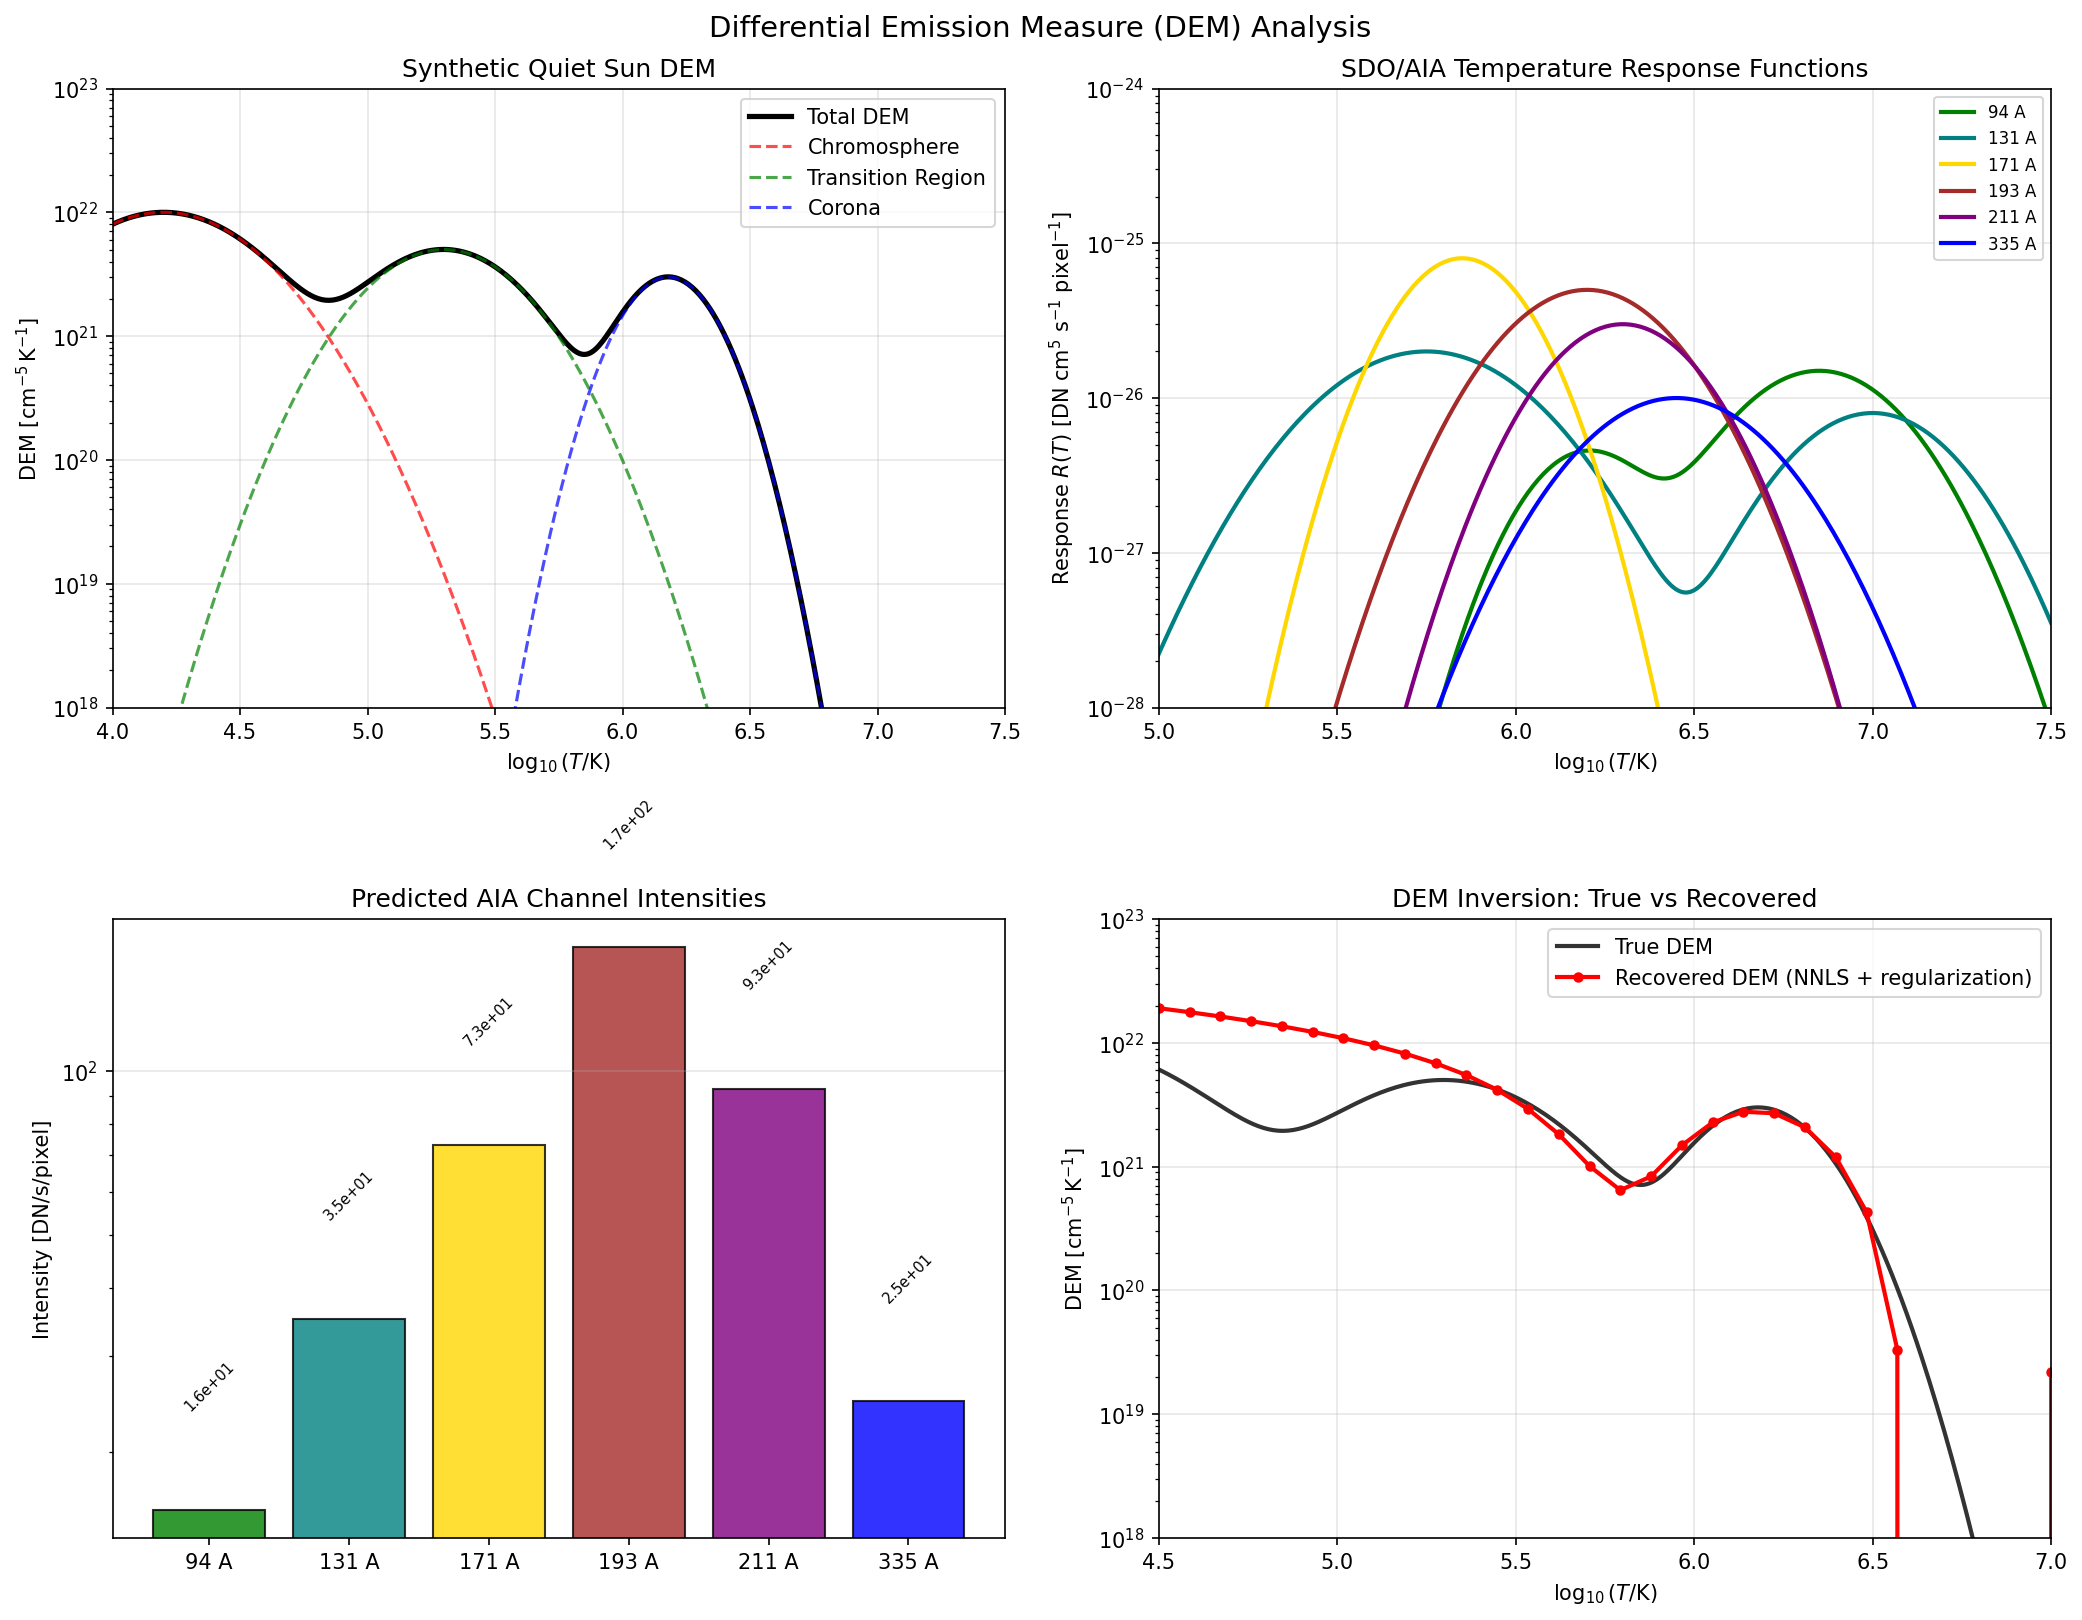

Source code (Python):
"""
Differential Emission Measure (DEM) Analysis for Solar Atmosphere.

Demonstrates how we deduce the temperature structure of the solar corona
from multi-wavelength EUV observations. The DEM quantifies the amount of
plasma at each temperature along the line of sight.

Key physics:
  - DEM(T) = n_e^2 * ds/dT  [cm^-5 K^-1]
  - Observed intensity: I_i = integral of R_i(T) * DEM(T) dT
  - Each SDO/AIA channel has a temperature response function R_i(T)
  - DEM inversion: ill-posed problem requiring regularization
  - Reveals multi-thermal nature of solar atmosphere
"""

import numpy as np
from scipy.optimize import nnls
import matplotlib.pyplot as plt

# --- Temperature grid ---
log_T = np.linspace(4.0, 7.5, 500)  # log10(T/K)
T = 10**log_T

# --- Synthetic DEM model for quiet Sun ---
# The quiet Sun DEM has contributions from chromosphere, transition region, and corona
def gaussian_dem(log_T, log_T0, sigma, amplitude):
    """Gaussian component in log-T space."""
    return amplitude * np.exp(-0.5 * ((log_T - log_T0) / sigma)**2)

# Three main components of quiet Sun DEM
# Chromospheric component: peak at T ~ 10^4 K
dem_chrom = gaussian_dem(log_T, 4.2, 0.3, 1e22)

# Transition region: peak at T ~ 2e5 K (log T ~ 5.3)
dem_tr = gaussian_dem(log_T, 5.3, 0.25, 5e21)

# Coronal component: peak at T ~ 1.5e6 K (log T ~ 6.2)
dem_corona = gaussian_dem(log_T, 6.18, 0.15, 3e21)

# Total DEM
dem_total = dem_chrom + dem_tr + dem_corona

print("=" * 60)
print("Differential Emission Measure (DEM) Analysis")
print("  Quiet Sun model with 3 thermal components:")
print(f"  Chromosphere: peak at log T = 4.2 (T ~ 1.6e4 K)")
print(f"  Trans. Region: peak at log T = 5.3 (T ~ 2.0e5 K)")
print(f"  Corona:       peak at log T = 6.18 (T ~ 1.5e6 K)")
print("=" * 60)

# --- SDO/AIA temperature response functions ---
# Simplified as Gaussian-like functions peaked at characteristic temperatures
# Real response functions come from CHIANTI atomic database
aia_channels = {
    '94 A':  {'log_T_peak': 6.85, 'sigma': 0.2, 'R_peak': 1.5e-26, 'color': 'green'},
    '131 A': {'log_T_peak': 5.75, 'sigma': 0.25, 'R_peak': 2.0e-26, 'color': 'teal'},
    '171 A': {'log_T_peak': 5.85, 'sigma': 0.15, 'R_peak': 8.0e-26, 'color': 'gold'},
    '193 A': {'log_T_peak': 6.20, 'sigma': 0.20, 'R_peak': 5.0e-26, 'color': 'brown'},
    '211 A': {'log_T_peak': 6.30, 'sigma': 0.18, 'R_peak': 3.0e-26, 'color': 'purple'},
    '335 A': {'log_T_peak': 6.45, 'sigma': 0.22, 'R_peak': 1.0e-26, 'color': 'blue'},
}

# Compute response functions
response = {}
for ch_name, ch in aia_channels.items():
    R = ch['R_peak'] * np.exp(-0.5 * ((log_T - ch['log_T_peak']) / ch['sigma'])**2)
    # Add secondary peaks for multi-thermal channels (e.g., 94A has cool and hot peaks)
    if ch_name == '94 A':
        R += 0.3 * ch['R_peak'] * np.exp(-0.5 * ((log_T - 6.2) / 0.15)**2)
    if ch_name == '131 A':
        R += 0.4 * ch['R_peak'] * np.exp(-0.5 * ((log_T - 7.0) / 0.2)**2)
    response[ch_name] = R

# --- Forward model: compute predicted intensities ---
d_logT = log_T[1] - log_T[0]
dT = T * np.log(10) * d_logT  # dT = T * ln(10) * d(logT)

print("\nForward-modeled AIA intensities (DN/s/pixel):")
print(f"{'Channel':>10} {'Intensity':>15} {'Peak log T':>12}")
intensities = {}
for ch_name, R in response.items():
    # I = integral R(T) * DEM(T) dT
    I = np.sum(R * dem_total * dT)
    intensities[ch_name] = I
    print(f"{ch_name:>10} {I:15.3e} {aia_channels[ch_name]['log_T_peak']:12.2f}")

# --- DEM inversion using regularized least squares ---
# Discretize: I_i = sum_j R_ij * DEM_j * dT_j
# This is a linear system: I = A * dem_vec

# Use coarser temperature grid for inversion (ill-posed problem)
n_bins = 30
log_T_inv = np.linspace(4.5, 7.0, n_bins)
T_inv = 10**log_T_inv
d_logT_inv = log_T_inv[1] - log_T_inv[0]
dT_inv = T_inv * np.log(10) * d_logT_inv

# Build response matrix A
n_channels = len(aia_channels)
A = np.zeros((n_channels, n_bins))
for i, (ch_name, ch) in enumerate(aia_channels.items()):
    R_inv = ch['R_peak'] * np.exp(-0.5 * ((log_T_inv - ch['log_T_peak']) / ch['sigma'])**2)
    if ch_name == '94 A':
        R_inv += 0.3 * ch['R_peak'] * np.exp(-0.5 * ((log_T_inv - 6.2) / 0.15)**2)
    if ch_name == '131 A':
        R_inv += 0.4 * ch['R_peak'] * np.exp(-0.5 * ((log_T_inv - 7.0) / 0.2)**2)
    A[i, :] = R_inv * dT_inv

# Add Tikhonov regularization (smoothness constraint)
# Minimize ||A*x - I||^2 + lambda * ||L*x||^2
# where L is second-order difference operator
lambda_reg = 1e-3 * np.max(A)**2
L = np.zeros((n_bins - 2, n_bins))
for j in range(n_bins - 2):
    L[j, j] = 1
    L[j, j + 1] = -2
    L[j, j + 2] = 1

# Stack: [A; sqrt(lambda)*L] * x = [I; 0]
A_reg = np.vstack([A, np.sqrt(lambda_reg) * L])
I_vec = np.array(list(intensities.values()))
b_reg = np.concatenate([I_vec, np.zeros(n_bins - 2)])

# Non-negative least squares (DEM must be positive)
dem_recovered, residual = nnls(A_reg, b_reg)

print(f"\nDEM inversion residual: {residual:.3e}")

# --- Plotting ---
fig, axes = plt.subplots(2, 2, figsize=(14, 11))
fig.suptitle("Differential Emission Measure (DEM) Analysis", fontsize=14, y=0.98)

# Panel 1: True DEM
ax = axes[0, 0]
ax.semilogy(log_T, dem_total, 'k-', lw=2.5, label='Total DEM')
ax.semilogy(log_T, dem_chrom, 'r--', lw=1.5, label='Chromosphere', alpha=0.7)
ax.semilogy(log_T, dem_tr, 'g--', lw=1.5, label='Transition Region', alpha=0.7)
ax.semilogy(log_T, dem_corona, 'b--', lw=1.5, label='Corona', alpha=0.7)
ax.set_xlabel(r"$\log_{10}(T / \mathrm{K})$")
ax.set_ylabel(r"DEM [$\mathrm{cm}^{-5}\,\mathrm{K}^{-1}$]")
ax.set_title("Synthetic Quiet Sun DEM")
ax.legend()
ax.set_xlim(4, 7.5)
ax.set_ylim(1e18, 1e23)
ax.grid(True, alpha=0.3)

# Panel 2: AIA response functions
ax = axes[0, 1]
for ch_name, R in response.items():
    ax.semilogy(log_T, R, color=aia_channels[ch_name]['color'], lw=2, label=ch_name)
ax.set_xlabel(r"$\log_{10}(T / \mathrm{K})$")
ax.set_ylabel(r"Response $R(T)$ [DN cm$^5$ s$^{-1}$ pixel$^{-1}$]")
ax.set_title("SDO/AIA Temperature Response Functions")
ax.legend(fontsize=8)
ax.set_xlim(5.0, 7.5)
ax.set_ylim(1e-28, 1e-24)
ax.grid(True, alpha=0.3)

# Panel 3: Predicted channel intensities
ax = axes[1, 0]
ch_names = list(intensities.keys())
ch_vals = list(intensities.values())
colors = [aia_channels[ch]['color'] for ch in ch_names]
bars = ax.bar(ch_names, ch_vals, color=colors, edgecolor='black', alpha=0.8)
ax.set_ylabel(r"Intensity [DN/s/pixel]")
ax.set_title("Predicted AIA Channel Intensities")
ax.set_yscale('log')
ax.grid(True, alpha=0.3, axis='y')
# Add value labels on bars
for bar, val in zip(bars, ch_vals):
    ax.text(bar.get_x() + bar.get_width() / 2, val * 1.5,
            f'{val:.1e}', ha='center', va='bottom', fontsize=7, rotation=45)

# Panel 4: DEM inversion comparison
ax = axes[1, 1]
ax.semilogy(log_T, dem_total, 'k-', lw=2, label='True DEM', alpha=0.8)
ax.semilogy(log_T_inv, dem_recovered, 'ro-', lw=2, markersize=4,
            label='Recovered DEM (NNLS + regularization)')
ax.set_xlabel(r"$\log_{10}(T / \mathrm{K})$")
ax.set_ylabel(r"DEM [$\mathrm{cm}^{-5}\,\mathrm{K}^{-1}$]")
ax.set_title("DEM Inversion: True vs Recovered")
ax.legend()
ax.set_xlim(4.5, 7.0)
ax.set_ylim(1e18, 1e23)
ax.grid(True, alpha=0.3)

plt.tight_layout()
plt.savefig("/opt/projects/01_Personal/03_Study/examples/Solar_Physics/05_chromosphere_dem.png",
            dpi=150, bbox_inches='tight')
plt.show()

print("\nPlot saved: 05_chromosphere_dem.png")
